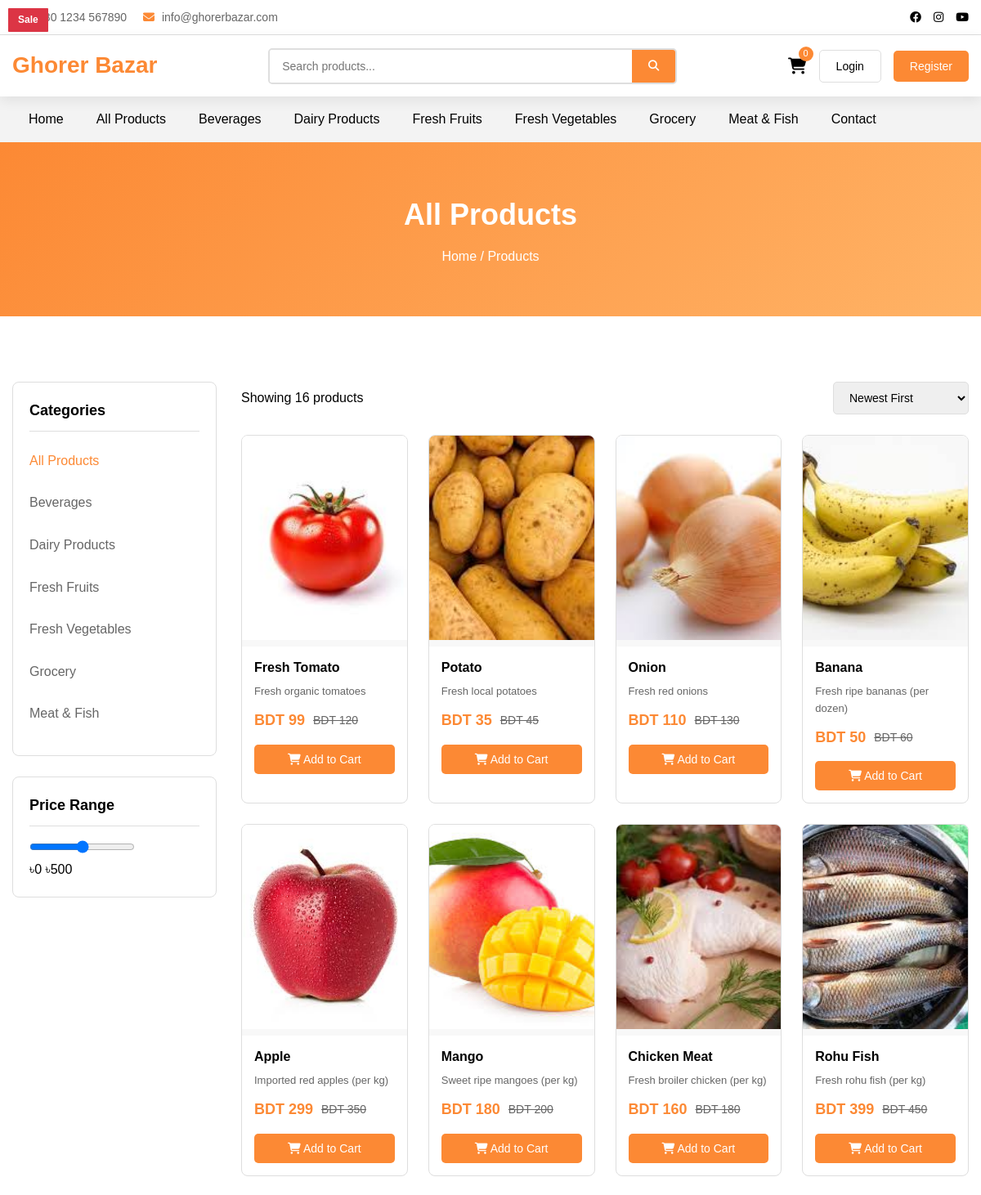
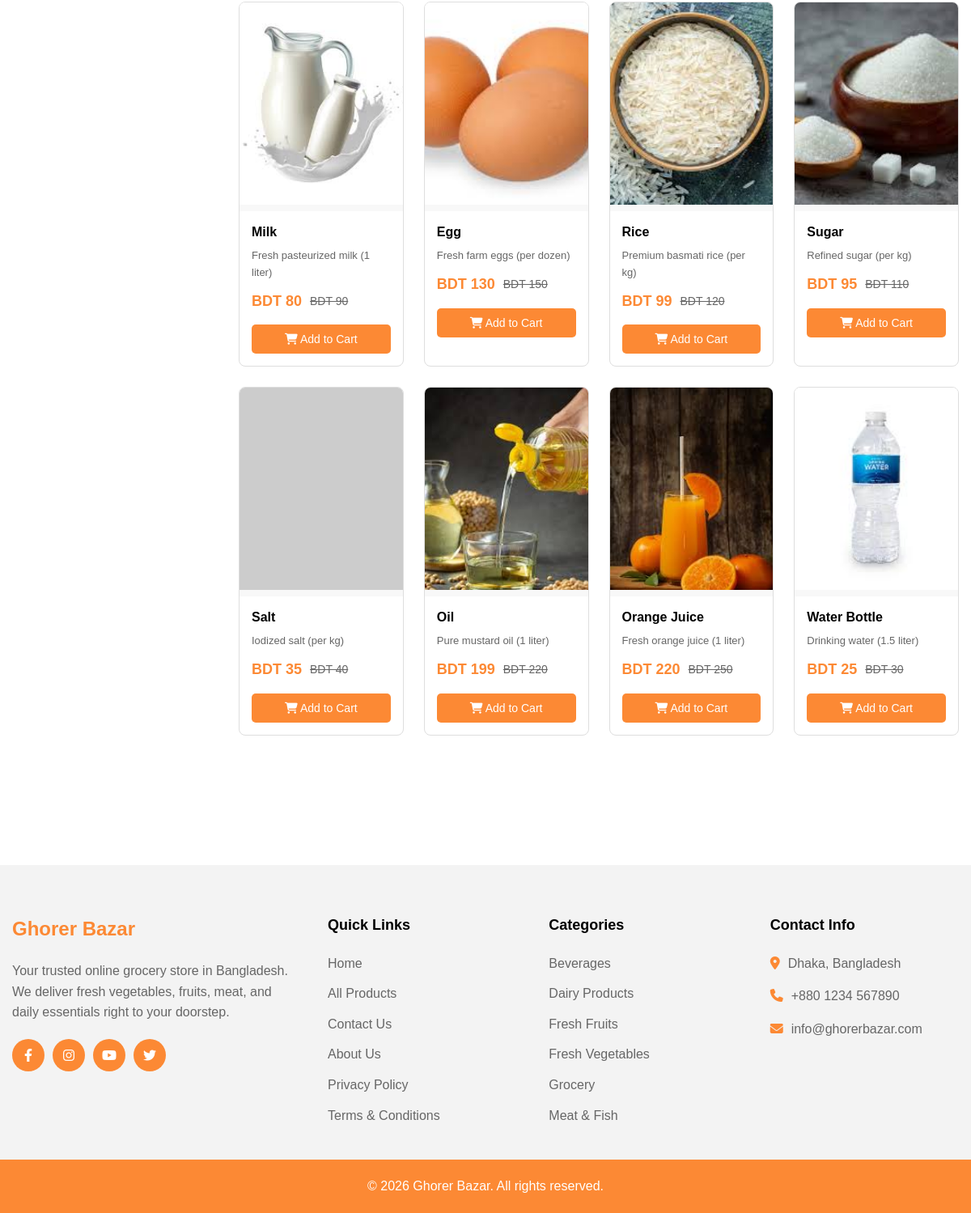
/products.php, run on the app's committed database (2 pictures, top to bottom).
### tables this page shows
CREATE TABLE IF NOT EXISTS settings (
    id INT AUTO_INCREMENT PRIMARY KEY,
    setting_key VARCHAR(100) UNIQUE NOT NULL,
    setting_value TEXT
);

CREATE TABLE IF NOT EXISTS categories (
    id INT AUTO_INCREMENT PRIMARY KEY,
    name VARCHAR(255) NOT NULL,
    slug VARCHAR(255) NOT NULL UNIQUE,
    description TEXT,
    image VARCHAR(255),
    parent_id INT DEFAULT NULL,
    status ENUM('active', 'inactive') DEFAULT 'active',
    created_at TIMESTAMP DEFAULT CURRENT_TIMESTAMP,
    FOREIGN KEY (parent_id) REFERENCES categories(id) ON DELETE SET NULL
);

CREATE TABLE IF NOT EXISTS products (
    id INT AUTO_INCREMENT PRIMARY KEY,
    name VARCHAR(255) NOT NULL,
    slug VARCHAR(255) NOT NULL UNIQUE,
    description TEXT,
    short_description VARCHAR(500),
    price DECIMAL(10,2) NOT NULL,
    sale_price DECIMAL(10,2),
    sku VARCHAR(100),
    image VARCHAR(255),
    images TEXT,
    category_id INT,
    stock INT DEFAULT 0,
    status ENUM('active', 'inactive') DEFAULT 'active',
    featured ENUM('yes', 'no') DEFAULT 'no',
    created_at TIMESTAMP DEFAULT CURRENT_TIMESTAMP,
    FOREIGN KEY (category_id) REFERENCES categories(id) ON DELETE SET NULL
);

### inc/functions.php (called while the page is built, shortened)
<?php
require_once 'config/database.php';
function getSetting($key) {
    global $conn;
    $stmt = $conn->prepare("SELECT setting_value FROM settings WHERE setting_key = ?");
    $stmt->bind_param("s", $key);
    $stmt->execute();
    $result = $stmt->get_result();
    if($row = $result->fetch_assoc()) {
        return $row['setting_value'];
    }
    return '';
}
function getAllCategories() {
    global $conn;
    $result = $conn->query("SELECT * FROM categories WHERE status = 'active' ORDER BY name");
    return $result->fetch_all(MYSQLI_ASSOC);
}
function getProducts($limit = 0, $category_id = null, $featured = null) {
    global $conn;
    $sql = "SELECT * FROM products WHERE status = 'active'";
    $sql .= " ORDER BY created_at DESC";
    $result = $conn->query($sql);
    return $result->fetch_all(MYSQLI_ASSOC);
}
function formatPrice($price) {
    return getSetting('currency') . ' ' . number_format($price, 0);
}
?>

### config/database.php (called while the page is built, shortened)
<?php
function isLoggedIn() {
    return isset($_SESSION['customer_id']) && $_SESSION['customer_id'] > 0;
}
?>

### products.php (the view, shortened to what this page needs)
<?php
require_once 'inc/functions.php';
require_once 'inc/header.php';
?>
<section class="page-banner">
    <div class="container">
        <h1>All Products</h1>
        <p><a href="index.php">Home</a> / Products</p>
    </div>
</section>
<section class="products-section section-padding">
    <div class="container">
        <div class="products-layout">
            <aside class="products-sidebar">
                <div class="sidebar-widget">
                    <h3>Categories</h3>
                    <ul class="category-list">
                        <li><a href="products.php" class="<?php echo !isset($_GET['category']) ? 'active' : ''; ?>">All Products</a></li>
                        <?php
                        $categories = getAllCategories();
                        foreach($categories as $cat):
                        ?>
                        <li><a href="products.php?category=<?php echo $cat['id']; ?>" <?php echo (isset($_GET['category']) && $_GET['category'] == $cat['id']) ? 'class="active"' : ''; ?>><?php echo $cat['name']; ?></a></li>
                        <?php endforeach; ?>
                    </ul>
                </div>
                <div class="sidebar-widget">
                    <h3>Price Range</h3>
                    <div class="price-filter">
                        <input type="range" min="0" max="1000" value="500" id="priceRange">
                        <div class="price-values">
                            <span>৳0</span>
                            <span>৳<span id="priceValue">500</span></span>
                        </div>
                    </div>
                </div>
            </aside>
             <?php
             $category_id = isset($_GET['category']) ? $_GET['category'] : null;
             $products = getProducts(0, $category_id);
             ?>
            <div class="products-main">
                <div class="products-header">
                    <div class="results-count">Showing <?php echo count($products); ?> products</div>
                    <div class="sort-options">
                        <select id="sortBy">
                            <option value="newest">Newest First</option>
                        </select>
                    </div>
                </div>
                <div class="products-grid">
                    <?php
                    if(empty($products)):
                    ?>
                    <div class="no-products">
                        <i class="fas fa-shopping-bag"></i>
                        <h3>No products found</h3>
                        <p>Try adjusting your search or filter</p>
                    </div>
                    <?php else: ?>
                    <?php foreach($products as $product): ?>
                    <div class="product-card">
                        <?php if($product['sale_price']): ?>
                        <span class="sale-badge">Sale</span>
                        <?php endif; ?>
                        <div class="product-image">
                            <img src="images/products/<?php echo $product['image']; ?>" alt="<?php echo $product['name']; ?>" onerror="this.src='https://via.placeholder.com/300x300?text=Product'">
                        </div>
                        <div class="product-info">
                            <h3><a href="product.php?slug=<?php echo $product['slug']; ?>"><?php echo $product['name']; ?></a></h3>
                            <p class="short-desc"><?php echo $product['short_description']; ?></p>
                            <div class="price">
                                <?php if($product['sale_price']): ?>
                                <span class="new-price"><?php echo formatPrice($product['sale_price']); ?></span>
                                <span class="old-price"><?php echo formatPrice($product['price']); ?></span>
                                <?php else: ?>
                                <span class="new-price"><?php echo formatPrice($product['price']); ?></span>
                                <?php endif; ?>
                            </div>
                            <div class="product-footer">
                                <form method="POST" action="add-to-cart.php" style="display:flex; gap:10px; width:100%;">
                                    <button type="submit" name="add_to_cart" class="add-to-cart-btn" style="flex:1;">
                                        <i class="fas fa-shopping-cart"></i> Add to Cart
                                    </button>
                                </form>
                            </div>
                        </div>
                    </div>
                    <?php endforeach; ?>
                    <?php endif; ?>
                </div>
            </div>
        </div>
    </div>
</section>
<?php require_once 'inc/footer.php'; ?>

### inc/header.php (shortened to what this page needs)
<!DOCTYPE html>
<html lang="en">
<head>
    <link rel="stylesheet" href="https://cdnjs.cloudflare.com/ajax/libs/font-awesome/6.4.0/css/all.min.css">
    <link rel="stylesheet" href="css/style.css">
</head>
<body>
    <div class="top-bar">
        <div class="container">
            <div class="top-bar-content">
                <div class="top-bar-left">
                    <span><i class="fas fa-phone"></i> <?php echo getSetting('site_phone'); ?></span>
                    <span><i class="fas fa-envelope"></i> <?php echo getSetting('site_email'); ?></span>
                </div>
                <div class="top-bar-right">
                    <a href="#"><i class="fab fa-facebook"></i></a>
                    <a href="#"><i class="fab fa-instagram"></i></a>
                    <a href="#"><i class="fab fa-youtube"></i></a>
                </div>
            </div>
        </div>
    </div>
    <header class="main-header">
        <div class="container">
            <div class="header-content">
                <div class="logo">
                    <a href="index.php">
                        <h1><?php echo getSetting('site_name'); ?></h1>
                    </a>
                </div>
                <div class="search-box">
                    <form action="search.php" method="GET">
                        <input type="text" name="q" placeholder="Search products...">
                        <button type="submit"><i class="fas fa-search"></i></button>
                    </form>
                </div>
                <div class="header-actions">
                    <a href="cart.php" class="cart-icon">
                        <i class="fas fa-shopping-cart"></i>
                        <span class="cart-count"><?php echo isset($_SESSION['cart']) ? array_sum($_SESSION['cart']) : 0; ?></span>
                    </a>
                    <?php if(isLoggedIn()): ?>
                        <a href="my-account.php" class="user-icon">
                            <i class="fas fa-user"></i>
                        </a>
                        <a href="logout.php" class="btn-logout">Logout</a>
                    <?php else: ?>
                        <a href="login.php" class="btn-login">Login</a>
                        <a href="register.php" class="btn-register">Register</a>
                    <?php endif; ?>
                </div>
            </div>
        </div>
    </header>
    <nav class="main-nav">
        <div class="container">
            <ul class="nav-menu">
                <li><a href="index.php">Home</a></li>
                <li><a href="products.php">All Products</a></li>
                <?php
                $categories = getAllCategories();
                foreach($categories as $cat):
                ?>
                <li><a href="category.php?slug=<?php echo $cat['slug']; ?>"><?php echo $cat['name']; ?></a></li>
                <?php endforeach; ?>
                <li><a href="contact.php">Contact</a></li>
            </ul>
        </div>
    </nav>
    <main>

### inc/footer.php (shortened to what this page needs)
    </main>
    <footer class="main-footer">
        <div class="footer-top">
            <div class="container">
                <div class="footer-grid">
                    <div class="footer-column">
                        <h3><?php echo getSetting('site_name'); ?></h3>
                        <p>Your trusted online grocery store in Bangladesh. We deliver fresh vegetables, fruits, meat, and daily essentials right to your doorstep.</p>
                        <div class="social-links">
                            <a href="#"><i class="fab fa-facebook-f"></i></a>
                            <a href="#"><i class="fab fa-instagram"></i></a>
                            <a href="#"><i class="fab fa-youtube"></i></a>
                            <a href="#"><i class="fab fa-twitter"></i></a>
                        </div>
                    </div>
                    <div class="footer-column">
                        <h4>Quick Links</h4>
                        <ul class="footer-links">
                            <li><a href="index.php">Home</a></li>
                            <li><a href="products.php">All Products</a></li>
                            <li><a href="contact.php">Contact Us</a></li>
                            <li><a href="#">About Us</a></li>
                            <li><a href="#">Privacy Policy</a></li>
                            <li><a href="#">Terms & Conditions</a></li>
                        </ul>
                    </div>
                    <div class="footer-column">
                        <h4>Categories</h4>
                        <ul class="footer-links">
                            <?php
                            $footerCats = getAllCategories();
                            foreach($footerCats as $cat):
                            ?>
                            <li><a href="category.php?slug=<?php echo $cat['slug']; ?>"><?php echo $cat['name']; ?></a></li>
                            <?php endforeach; ?>
                        </ul>
                    </div>
                    <div class="footer-column">
                        <h4>Contact Info</h4>
                        <ul class="contact-info">
                            <li><i class="fas fa-map-marker-alt"></i> <?php echo getSetting('site_address'); ?></li>
                            <li><i class="fas fa-phone"></i> <?php echo getSetting('site_phone'); ?></li>
                            <li><i class="fas fa-envelope"></i> <?php echo getSetting('site_email'); ?></li>
                        </ul>
                    </div>
                </div>
            </div>
        </div>
        <div class="footer-bottom">
            <div class="container">
                <p>&copy; <?php echo date('Y'); ?> <?php echo getSetting('site_name'); ?>. All rights reserved.</p>
            </div>
        </div>
    </footer>
</body>
</html>

### data on the page
settings: setting_value "+880 1234 567890"
settings: setting_value "info@ghorerbazar.com"
settings: setting_value "Ghorer Bazar"
categories: name "Beverages"
categories: name "Dairy Products"
categories: name "Fresh Fruits"
categories: name "Fresh Vegetables"
categories: name "Grocery"
categories: name "Meat & Fish"
products: image (picture), name "Fresh Tomato", short_description "Fresh organic tomatoes", sale_price.setting_value "BDT 99", price.setting_value "BDT 120"
products: image (picture), name "Potato", short_description "Fresh local potatoes", sale_price.setting_value "BDT 35", price.setting_value "BDT 45"
products: image (picture), name "Onion", short_description "Fresh red onions", sale_price.setting_value "BDT 110", price.setting_value "BDT 130"
products: image (picture), name "Banana", short_description "Fresh ripe bananas (per dozen)", sale_price.setting_value "BDT 50", price.setting_value "BDT 60"
products: image (picture), name "Apple", short_description "Imported red apples (per kg)", sale_price.setting_value "BDT 299", price.setting_value "BDT 350"
products: image (picture), name "Mango", short_description "Sweet ripe mangoes (per kg)", sale_price.setting_value "BDT 180", price.setting_value "BDT 200"
products: image (picture), name "Chicken Meat", short_description "Fresh broiler chicken (per kg)", sale_price.setting_value "BDT 160", price.setting_value "BDT 180"
products: image (picture), name "Rohu Fish", short_description "Fresh rohu fish (per kg)", sale_price.setting_value "BDT 399", price.setting_value "BDT 450"
products: image (picture), name "Milk", short_description "Fresh pasteurized milk (1 liter)", sale_price.setting_value "BDT 80", price.setting_value "BDT 90"
products: image (picture), name "Egg", short_description "Fresh farm eggs (per dozen)", sale_price.setting_value "BDT 130", price.setting_value "BDT 150"
products: image (picture), name "Rice", short_description "Premium basmati rice (per kg)", sale_price.setting_value "BDT 99", price.setting_value "BDT 120"
products: image (picture), name "Sugar", short_description "Refined sugar (per kg)", sale_price.setting_value "BDT 95", price.setting_value "BDT 110"
products: name "Salt", short_description "Iodized salt (per kg)", sale_price.setting_value "BDT 35", price.setting_value "BDT 40"
products: image (picture), name "Oil", short_description "Pure mustard oil (1 liter)", sale_price.setting_value "BDT 199", price.setting_value "BDT 220"
products: image (picture), name "Orange Juice", short_description "Fresh orange juice (1 liter)", sale_price.setting_value "BDT 220", price.setting_value "BDT 250"
products: shows "Sale", image (picture), name "Water Bottle", short_description "Drinking water (1.5 liter)", sale_price.setting_value "BDT 25", price.setting_value "BDT 30"
settings: setting_value "Dhaka, Bangladesh"

### other printed values
count($products) "16"
